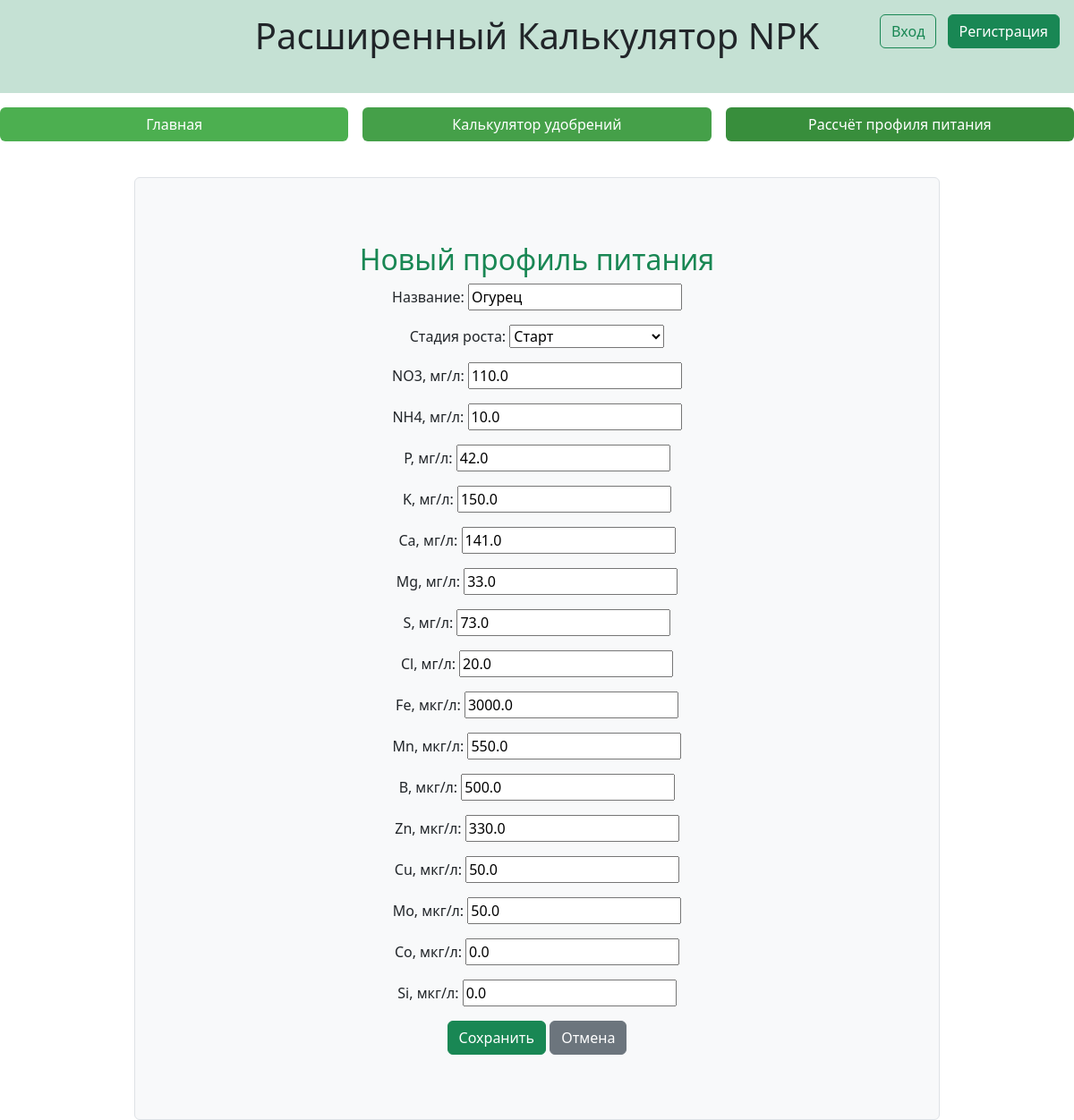
Screenshot of /edit_p_profile/4 with the database file from the repository.
### main/models.py (models this page shows, shortened)
class P_profile(models.Model):
    user = models.ForeignKey(get_user_model(), on_delete=models.CASCADE, null=True, blank=True)
    is_public = models.BooleanField(default=False)
    name = models.CharField('Название',max_length=100)
    growth_stage = models.CharField(max_length=20, choices=[('start', 'Старт'), ('veg', 'Вегетация'), ('late_veg', 'Поздняя вегетация'), ('fruiting', 'Плодоношение')], default='start', verbose_name='Стадия роста')
    nh4 = models.FloatField('NH4, мг/л', default=0)
    no3 = models.FloatField('NO3, мг/л', default=0)
    p = models.FloatField('P, мг/л', default=0)
    k = models.FloatField('K, мг/л', default=0)
    ca = models.FloatField('Сa, мг/л', default=0)
    mg = models.FloatField('Mg, мг/л', default=0)
    s = models.FloatField('S, мг/л', default=0)
    cl = models.FloatField('Cl, мг/л', default=0)
    fe = models.FloatField('Fe, мкг/л', default=0)
    mn = models.FloatField('Mn, мкг/л', default=0)
    b = models.FloatField('B, мкг/л', default=0)
    zn = models.FloatField('Zn, мкг/л', default=0)
    cu = models.FloatField('Cu, мкг/л', default=0)
    mo = models.FloatField('Mo, мкг/л', default=0)
    co = models.FloatField('Co, мкг/л', default=0)
    si = models.FloatField('Si, мкг/л', default=0)

### main/views.py (the view)
# urls.py: path('edit_p_profile/<int:pk>', views.edit_p_profile, name='edit_p_profile'),
def edit_p_profile(request, pk):
    p_profile = get_object_or_404(P_profile, pk=pk)
    if request.method == 'POST':
        form = P_profileForm(request.POST, instance=p_profile)
        if form.is_valid():
            form.save()
            return redirect('profile_pp')
    else:
        form = P_profileForm(instance=p_profile)
    return render(request, 'main/add_p_profile.html', {'form': form})

### main/forms.py
class P_profileForm(forms.ModelForm):
    class Meta:
        model = P_profile
        fields = ['name', 'growth_stage', 'no3', 'nh4', 'p', 'k', 'ca', 'mg', 's', 'cl', 'fe', 'mn', 'b', 'zn', 'cu', 'mo', 'co', 'si']

### main/templates/main/add_p_profile.html (shortened to what this page needs)
{% extends "main/index.html" %}
{% block content %}
<div class="container py-5">
    <h2 class="text-success">Новый профиль питания</h2>
    <form method="post">
        {{ form.as_p }}
        <button type="submit" class="btn btn-success">Сохранить</button>
        <a href="{% url 'profile_pp' %}" class="btn btn-secondary">Отмена</a>
    </form>
</div>
{% endblock %}

### rows the page displays
P_profile: name "Огурец", growth_stage "Старт", no3 "110.0", nh4 "10.0", p "42.0", k "150.0", ca "141.0", mg "33.0", s "73.0", cl "20.0", fe "3000.0", mn "550.0", b "500.0", zn "330.0", cu "50.0", mo "50.0", co "0.0", si "0.0"
